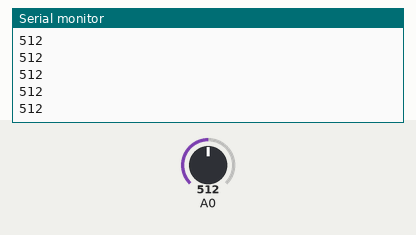
A sketch run on a simulated Arduino Uno, built with avr-gcc and run on an emulated ATmega328P. On the bench: the last lines printed to the serial monitor. The test bench sets the inputs (shaded band); at power-on: A0 = 512.

Above: at 1.2 s.
1.3 s: A0 set to 716
At 1.48 s:
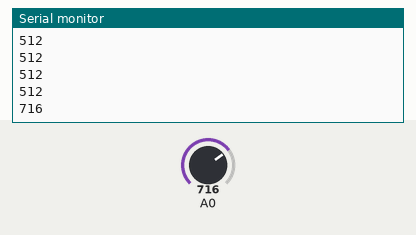
2.8 s: A0 set to 900
At 2.84 s:
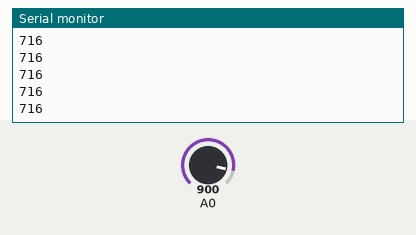
Timing chart, 0 to 5.8 s (numbered marks = the images above; inputs shaded):
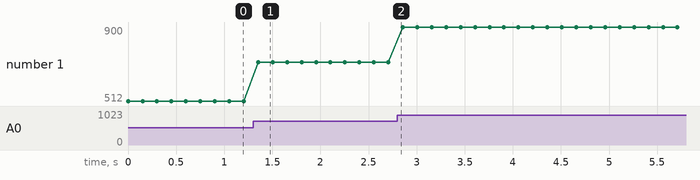

The sketch:

sharp_2y0a21.ino
```cpp
/*
 * Rojo 3.3V
 * Amarillo GND
 * Blanco A0
 * Infrared Proximity Sensor
 */

int dist;
void setup() {
  Serial.begin(9600);
}

void loop() {
  dist = analogRead(0);
  if(dist > 400)
    {
      Serial.println(dist);
    }else{
     //Serial.println();
    }
  //Serial.println(analogRead(2));
  //Serial.println(analogRead(0));
  delay(150);
}
```

Measured:
- after the input at 1.3 s, the serial monitor: prints a new line after 0.05 s (image 1)
- plotted number 1: 512 → 716 after the input at 1.3 s, 716 → 900 after the input at 2.8 s
